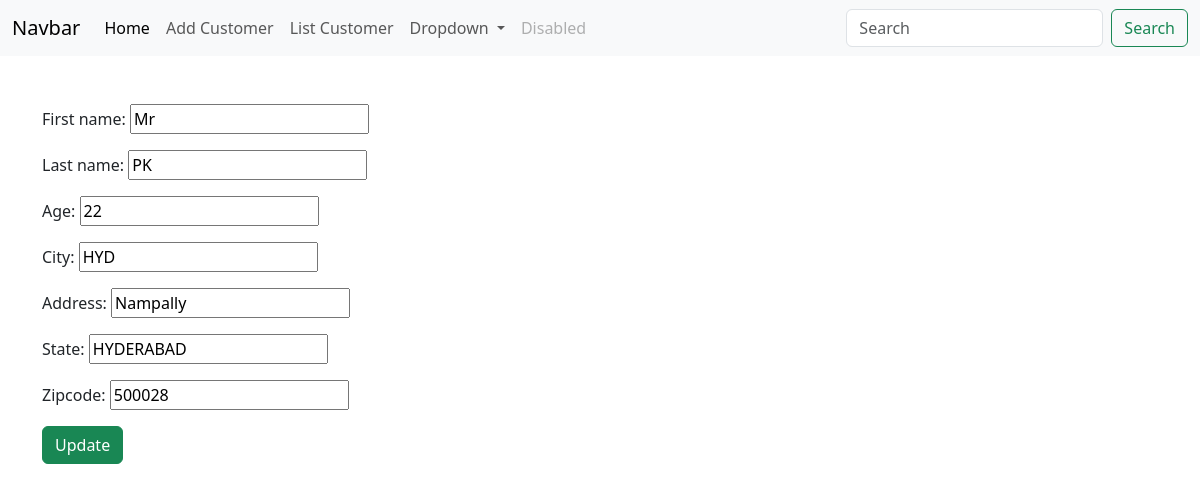
Screenshot of /update/2 with the database file from the repository.
### crm_app1/models.py (models this page shows, shortened)
class CustomerRecord(models.Model):
    created_at = models.DateTimeField(auto_now_add=True)
    first_name = models.CharField(max_length=100)
    last_name = models.CharField(max_length=100)
    age = models.IntegerField()
    city = models.CharField(max_length=50)
    address = models.CharField(max_length=120)
    state = models.CharField(max_length=50)
    zipcode = models.IntegerField()

### crm_app1/views.py (the view)
# urls.py: path('update/<int:pk>', views.update_view,name="update"),
def update_view(request,pk):
    form_instance = CustomerRecord.objects.get(pk=pk)
    if request.method =="POST":
        form = CustomerRecordForm(request.POST,instance=form_instance)
        if form.is_valid():
            form.save()
            messages.success(request,"Customer Updated Successfully")
            return redirect("list-customer")
        else:
            messages.success(request,"Error Please Enter Correct Information")
            return redirect("list-customer")
    else:
        form = CustomerRecordForm(instance=form_instance)
        return render(request,"update.html",{'form':form})

### crm_app1/forms.py
class CustomerRecordForm(forms.ModelForm):
    class Meta:
        model = CustomerRecord
        fields = "__all__"

### crm_app1/templates/update.html (shortened to what this page needs)
{% extends "base.html"%}
{%block content%}
<br>
    <form action="" method="POST">
        {{form.as_p}}
        <input type="submit" name="" id=""
        class="btn btn-primary btn-success"  value="Update">
    </form>
{%endblock%}

### rows the page displays
CustomerRecord: first_name "Mr", last_name "PK", age "22", city "HYD", address "Nampally", state "HYDERABAD", zipcode "500028"
